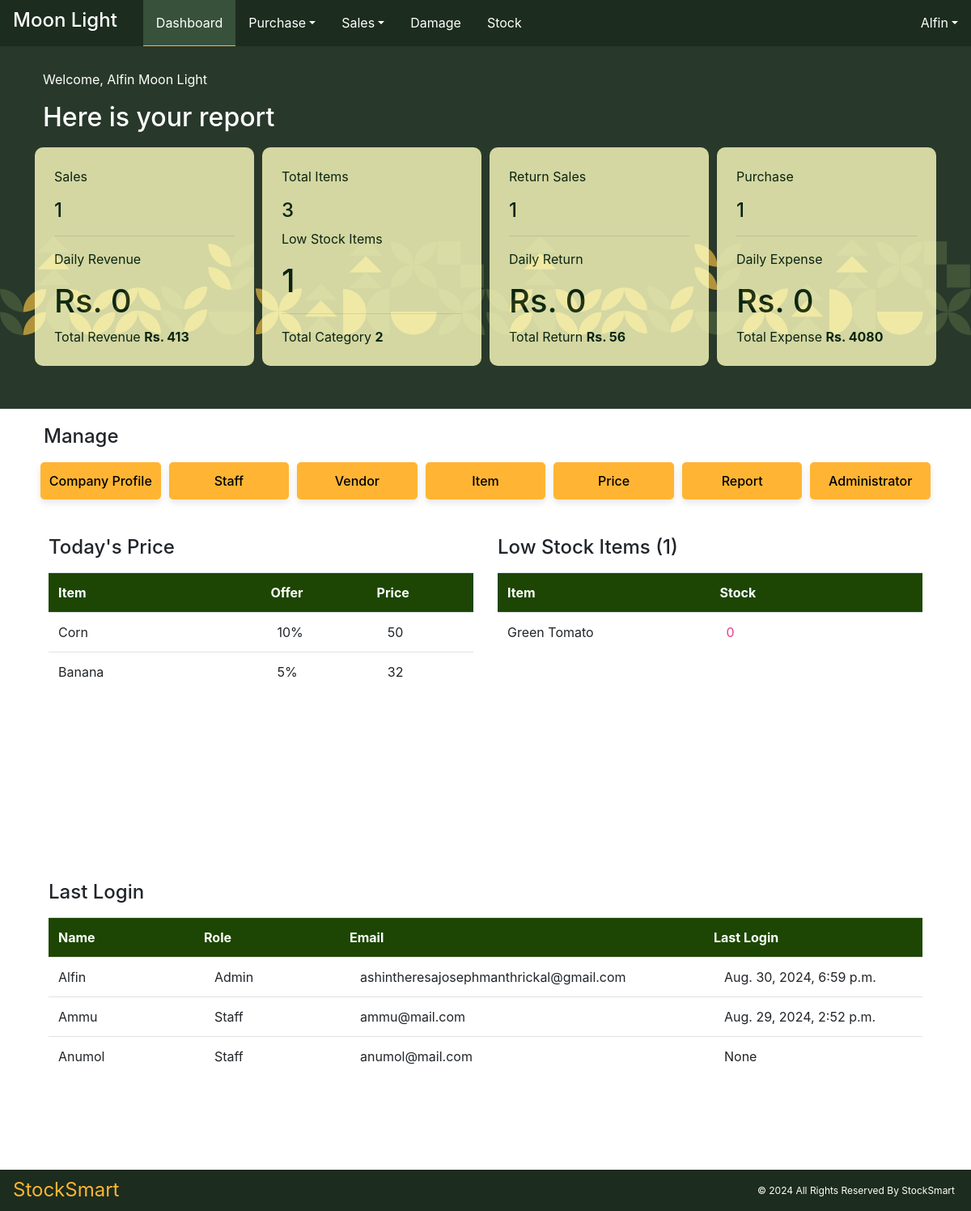
The page /index/ (signed in) on the database its author committed.
### Core/models.py (models this page shows, shortened)
class companyprofileTable(models.Model):
    company_name = models.CharField(max_length=50, unique=True)
    company_person = models.CharField(max_length=50, null=True, blank=True)
    company_email = models.EmailField(max_length=100, unique=True)
    company_mobile = models.CharField(max_length=10, null=True, blank=True)
    company_address = models.CharField(max_length=100, null=True, blank=True)
    company_gst = models.CharField(max_length=20)
    company_threshold_Stock = models.PositiveIntegerField(default=0)

class priceTable(models.Model):
    pt_item = models.OneToOneField(itemTable, on_delete=models.CASCADE)
    pt_sellingPrice = models.DecimalField(max_digits=10, decimal_places=2, null=True, blank=True, default=0)
    pt_tax = models.PositiveIntegerField(null=True, blank=True, default=0)
    pt_offer = models.PositiveIntegerField(null=True, blank=True, default=0)
    pt_timestamp = models.DateTimeField(auto_now_add=True)

class itemTable(models.Model):
    UNIT_CHOICES = [
        ('Kilogram', 'Kg'),
        ('Pieces', 'Pcs'),
    ]
    CATEGORY_CHOICE = [
        ('Vegetables', 'Veg'),
        ('Fruits', 'Fru'),
    ]
    item_name = models.CharField(max_length=50, null=True, blank=True, unique=True)
    item_category = models.CharField(max_length=50, choices=CATEGORY_CHOICE)
    item_unit = models.CharField(max_length=15, choices=UNIT_CHOICES)

### User/models.py (models this page shows, shortened)
class User(AbstractUser):
    MY_ROLES =[
        ('Admin','Admin'),
        ('Staff','Staff'),
    ]
    role = models.CharField(max_length=50, choices=MY_ROLES)
    organization = models. CharField(max_length=50)

### User/views.py (the view)
# urls.py: path('index/', views.index, name="index"),
@login_required
@admin_required
def index(request):
    if request.user.role == "Admin":
        base_template = 'user/Index.html'
    elif request.user.role == "Staff":
        base_template = 'user/staff_index.html'
    else:
        base_template = 'user/trial_success.html'
    company_data = companyprofileTable.objects.get()
    low_stock_count, item_count, category_count = product_details()
    sorted_items = todays_offer()
    low_stock_list = lowstock_list()
    active_user_list = user_activity()
    purchaseSum, purchaseNo = purchase_overview()
    salesSum, salesNo, salesReturnSum, salesReturnNo = sales_overview()
    daily_purchase = daily_purchaseReport()
    daily_sales, daily_sales_return = daily_salesReport()
    context ={
        'base_template': base_template,
        'company_data': company_data,
        'user': request.user,
        'low_stock_list': low_stock_list,
        'low_stock_count':low_stock_count,
        'item_count':item_count,
        'category_count':category_count,
        'sorted_items':sorted_items,
        'active_user_list':active_user_list,
        'purchaseSum':purchaseSum,
        'purchaseNo':purchaseNo,
        'daily_purchase':daily_purchase,
        'salesSum': salesSum,
        'salesNo': salesNo,
        'salesReturnSum': salesReturnSum,
        'salesReturnNo': salesReturnNo,
        'daily_sales': daily_sales,
        'daily_sales_return': daily_sales_return,
    }
    return render(request, "user/Index.html", context)

### User/utils.py (called while the page is built)
def product_details():
    stockdata =stockTable.objects.all()
    itemdata =itemTable.objects.all()
    stockappendNo=[]
    itemappendName=[]
    itemappendCategory=[]
    for i in itemdata:
        itemappendCategory.append(i.item_category)
        itemappendName.append(i.item_name)
    for i in stockdata:
        if i.st_remainingStock < 10:
            stockappendNo.append(i.st_item.item_name)
    return len(stockappendNo),len(itemappendName), len(set(itemappendCategory))

def todays_offer():
    price_data = priceTable.objects.all()
    offer_list = []
    for i in price_data:
        if i.pt_sellingPrice and i.pt_tax and i.pt_offer:
            try:
                selling_price = Decimal(i.pt_sellingPrice)
                tax = (Decimal(i.pt_tax) / 100) * selling_price
                offers = (Decimal(i.pt_offer) / 100) * selling_price
                offer_amount = selling_price + tax - offers
                i.calculated_price = int(offer_amount)
                offer = i.pt_offer
                offer_list.append((offer, i))
            except (ValueError, Decimal.InvalidOperation) as e:
                continue
    offer_list.sort(reverse=True, key=lambda x: x[0])
    sorted_items = [item for _, item in offer_list]
    return sorted_items

def lowstock_list():
    stockdata= stockTable.objects.all()
    stockappendList=[]
    for i in stockdata:
        if i.st_remainingStock < 10:
            stockappendList.append((i.st_item.item_name,i.st_remainingStock))
    return stockappendList

def user_activity():
    userdata = User.objects.all()
    userlist=[]
    for i in userdata:
        userlist.append((i.username, i.last_login, i.email, i.role, i.is_active))
    return userlist

def purchase_overview():
    products_data = cpit_backup.objects.all()
    purchaseSum = 0
    purchaseNo = set()
    for j in products_data:
        if j.cpit_b_billNum:
            purchaseNo.add(j.cpit_b_billNum)
        if j.cpit_b_Amount:
            purchaseSum += int(j.cpit_b_Amount)
    return purchaseSum, len(purchaseNo)

def daily_purchaseReport():
    current_date = datetime.now().date()  # Get the current date
    daily_purchase = 0
    purchase_data = cpit_backup.objects.filter(cpit_b_billNum__cpt_b_date=current_date)
    for i in purchase_data:
        daily_purchase += int(i.cpit_b_Amount)
    return daily_purchase

### templates/user/Index.html (shortened to what this page needs)
<!DOCTYPE html>
{%load static%}
<html lang="en">
<head>
    <link href="https://maxcdn.bootstrapcdn.com/bootstrap/4.5.2/css/bootstrap.min.css" rel="stylesheet">
    <link href="https://cdnjs.cloudflare.com/ajax/libs/font-awesome/6.0.0-beta3/css/all.min.css" rel="stylesheet">
    <link href="{% static 'assets/style.css' %}" rel="stylesheet">
</head>
<body>
<nav class="navbar navbar-expand-lg bg-success fixed-top">
    <h3 class="navbar-brand px-3" > {{company_data.company_name}}</h3>
        <div class=" collapse navbar-collapse my-0 justify-content-center" id="navbarNav" style="text-align: center;">
            <ul class="navbar-nav">
                <li id="homeBtn" class="nav-item ">
                    <a  class="nav-link" href="{% url 'index' %}">Dashboard</a>
                </li>
                <li id="purchaseBtn" class=" nav-item dropdown">
                    <a class="nav-link dropdown-toggle" href="#" id="navbarPurchaseDropdown" role="button" data-toggle="dropdown" aria-haspopup="true" aria-expanded="false">Purchase</a>
                </li>
                <li id="salesBtn" class="nav-item dropdown">
                    <a class="nav-link dropdown-toggle" href="#" id="navbarSalesDropdown" role="button" data-toggle="dropdown" aria-haspopup="true" aria-expanded="false">Sales</a>
                </li>
                <li id="navbarDamageDropdown" class="nav-item ">
                    <a  class="nav-link" href="{% url 'damage' %}">Damage</a>
                </li>
                <li id="navbarStockDropdown" class="nav-item ">
                    <a  class="nav-link" href="{% url 'stock_list' %}">Stock</a>
                </li>
            </ul>
                    <ul class="navbar-nav ml-auto ">
                        <li class="nav-item dropdown">
                            <a class="nav-link dropdown-toggle" href="#" id="navbarUserDropdown" role="button" data-toggle="dropdown" aria-haspopup="true" aria-expanded="false">{{ user.username }}</a>
                        </li>
                    </ul>
                </div>
</nav>
{% block content %}
<div class="navheight"></div>
<br>
            <div class="">
                <div class="banner col-12 ">
                    <div class="container mb-3 p-2 d-flex flex-wrap">
                         <div class="col-12">
                             <br>
                             <p>Welcome, {{ user.username }} {{company_data.company_name}}</P>
                             <H2>Here is your report </h2>
                        </div>
                        <div class="top-fig col flex-row  p-4">
                            <p>Sales</p> <h4>{{salesNo}}</h4>
                            <hr>
                            <p>Daily Revenue</p>
                            <h1>Rs. {{daily_sales}}</h1>
                            <span>Total Revenue <b>Rs. {{salesSum}} </b></span>
                        </div>
                        <div class="top-fig col p-4">
                            <p>Total Items</p>
                            <h4>{{item_count}}</h4>
                            <p>Low Stock Items</p>
                            <h1>{{low_stock_count}}</h1>
                            <hr>
                            <span class="mt-2" style="">Total Category <b>{{category_count}} </b></span>
                        </div>
                        <div class="top-fig col p-4">
                            <p>Return Sales</p> <h4>{{salesReturnNo}}</h4>
                            <hr>
                            <p> Daily Return </p>
                            <h1>Rs. {{daily_sales_return}}</h1>
                            <span>Total Return <b>Rs. {{salesReturnSum}} </b></span>
                        </div>
                        <div class="top-fig col  p-4">
                            <p>Purchase</p><h4>{{purchaseNo}}</h4>
                            <hr>
                            <p>Daily Expense</p>
                            <h1>Rs. {{daily_purchase}}</h1>
                            <span>Total Expense <b>Rs. {{purchaseSum}} </b></span>
                       </div>
                    </div>
                    <br>
                </div>
            </div>
                <div class="cc py-3 pb-4">
                    <h4 class="container px-4 p-1">Manage</h4>
                    <div class="container d-flex">
                    <div class="col btn btn-add"><a href="{% url 'company_pg' %}">Company Profile</a></div>
                    <div class="col btn btn-add"><a href="{% url 'staff_pg' %}">Staff</a></div>
                    <div class="col btn btn-add"><a href="{% url 'vendor_pg' %}">Vendor</a></div>
                    <div class="col btn btn-add"><a href="{% url 'item_pg' %}">Item</a></div>
                    <div class="col btn btn-add"><a href="{% url 'price_pg' %}">Price</a></div>
                    <div class="col btn btn-add"><a href="{% url 'report' %}">Report</a></div>
                    <div class="col btn btn-add"><a href="{% url 'myadmin:index' %}">Administrator</a></div>
                    </div>
                </div>
<div class="container d-flex flex-wrap">
    <div class="col-6 Dash-Price-card ">
        <div class="my-3">
            <h4>Today's Price</h4>
        </div>
        <div>
            <table class="table table-hover" >
             <tr >
                <th class="headerx  col-6" scope="col">Item</th>
                <th class="headerx " scope="col">Offer</th>
                <th class="headerx " scope="col">Price</th>
                </tr></table>
                <div class="" style="height: 300px; overflow: auto;">
                    <table class="table table-hover" >
                {% for i in sorted_items %}
                <tr>
                <td class=" col-6">{{i.pt_item.item_name}}</td>
                <td class=" col-3" style="padding-left: 20px;">{{i.pt_offer}}%</td>
                <td class=" col-3" style="padding-left: 25px;">{{i.calculated_price}}</td>
                </tr>
                {% endfor %}
            </table>
                </div>
        </div>
    </div>
    <div class="col-6 Dash-Price-card ">
        <div class="my-3">
            <h4>Low Stock Items ({{low_stock_count}})</h4>
        </div>
        <div>
            <table class="table table-hover" >
             <tr >
                <th class="headerx  col-6" scope="col">Item</th>
                <th class="headerx col-6" scope="col">Stock</th>
                </tr></table>
                <div class="" style="height: 300px; overflow: auto;">
                    {% if low_stock_list %}
                    <table class="table table-hover" >
                {% for i in low_stock_list %}
                <tr>
                <td class=" col-6">{{i.0}} </td>
                <td class=" col-6 text-pink" style="padding-left: 20px;">{{i.1}}</td>
                </tr>
                {% endfor %}
                    </table>
                    {% else %}
                    <p>No item with Low stock </p>
                    {% endif %}
                </div>
        </div>
    </div>
<div class="col-12 Dash-Price-card mt-3">
        <div class="my-3">
            <h4>Last Login</h4>
        </div>
        <div>
            <table class="table table-hover" >
             <tr >
                 <th class="headerx  col-2" scope="col">Name</th>
                <th class="headerx col-2" scope="col">Role</th>
                <th class="headerx col-5" scope="col">Email</th>
                 <th class="headerx col-3" scope="col">Last Login</th>
                 </tr></table>
                <div class="" style="height: 250px; overflow: auto;">
                    <table class="table table-hover" >
                {% for i in active_user_list %}
                <tr>
                <td class=" col-2">{{i.0}}</td>
                <td class=" col-2" style="padding-left: 25px;">{{i.3}}</td>
                <td class=" col-5" style="padding-left: 25px;">{{i.2}}</td>
                    <td class=" col-3" style="padding-left: 25px;">{{i.1}}</td>
                </tr>
                {% endfor %}
                    </table>
                </div>
        </div>
    </div>
    </div>
<div class="bottom-space"></div><br>
            {% endblock %}
<div class="footer bg-success">
   <span class="navbar-brand px-3" style="color:#FFB533 !important;"> StockSmart</span>
    <p style="margin-top:15px; margin-right:20px;" class="py-">&copy; 2024 All Rights Reserved By StockSmart</p>
</div>
</body>
</html>

### static/assets/style.css (style rules this page uses)
.activex { color: #FFB533 !important; border-bottom: 1px solid #FFB533 !important; background-color: #37513A !important; }
.nav-item { border-bottom: 1px solid #1C2C1E; }
.alert-success, .bg-success, .text-success, .border-success { background-color: #1C2C1E !important; color: #ffffff !important; border-color: #your-border-color !important; }
body { overflow-x: hidden; height: 95vh; margin-bottom: 20px; }
a { text-decoration: none !important; }
table { margin-bottom: 0px !important; }
.bottom-space { height: 5vh; }
.navheight { height: 30px; }
.navbar { padding: 0Px !important; }
.nav-item { padding: .5rem .5rem; }
.navbar-brand { font-size: 1.5rem !important; }
.navbar a { color: #ffffff !important; text-decoration: none !important; }
.navbar a:active, { border-color: #your-new-active-border-color; color: #FFCC7B !important; }
.footer { display: flex; justify-content: space-between; }
.btn-add { background-color: #FFB533 !important; margin: 5px; padding: 10px 5px; border-radius: 5px; text-align: center; font-size: 1rem; box-shadow: 0 4px 8px 0 rgba(0, 0, 0, 0.1); }
.btn-add a { color: #000000 !important; font-weight: 500; }
.top-fig { margin: 10px 5px 5px 5px; background-color: #FFFFC0; opacity: 0.8; border-radius: 10px; color: rgb(4, 32, 12); }
.banner { background-image: url("../images/bg-02.svg"); background-color: #28382A; color: #ffffff; }
.headerx { background-color: rgb(29, 70, 4) !important; color: #fdfffa !important; }
td { background: rgba(227, 255, 227, 0) !important; }
th { background:rgba(227, 255, 227, 0) !important; }
.footer { position: fixed; left: 0; bottom: 0px; width: 100%; color: white; text-align: center; padding-top : 2px; font-size: 12px; }
.text-pink { color: #e83e8c; }
ul { padding-left: 0; list-style-type: none; margin-bottom: 0; }
li { padding-top: 3px; }

### rows shown on the page
companyprofileTable: company_name "Moon Light"
User: username "Alfin", username "Alfin", role "Admin", email "ashintheresajosephmanthrickal@gmail.com", last_login "Aug. 30, 2024, 6:59 p.m."
priceTable: pt_item.item_name "Corn", pt_offer "10", calculated_price "50"
priceTable: pt_item.item_name "Banana", pt_offer "5", calculated_price "32"
itemTable: item_name "Green Tomato"
User: username "Ammu", role "Staff", email "ammu@mail.com", last_login "Aug. 29, 2024, 2:52 p.m."
User: username "Anumol", role "Staff", email "anumol@mail.com"

### other values the page prints
{{ salesNo }} "1"
{{ daily_sales }} "0"
{{ salesSum }} "413"
{{ item_count }} "3"
{{ low_stock_count }} "1"
{{ category_count }} "2"
{{ salesReturnNo }} "1"
{{ daily_sales_return }} "0"
{{ salesReturnSum }} "56"
{{ purchaseNo }} "1"
{{ daily_purchase }} "0"
{{ purchaseSum }} "4080"
{{ i.1 }} "0"
{{ i.1 }} "None"
